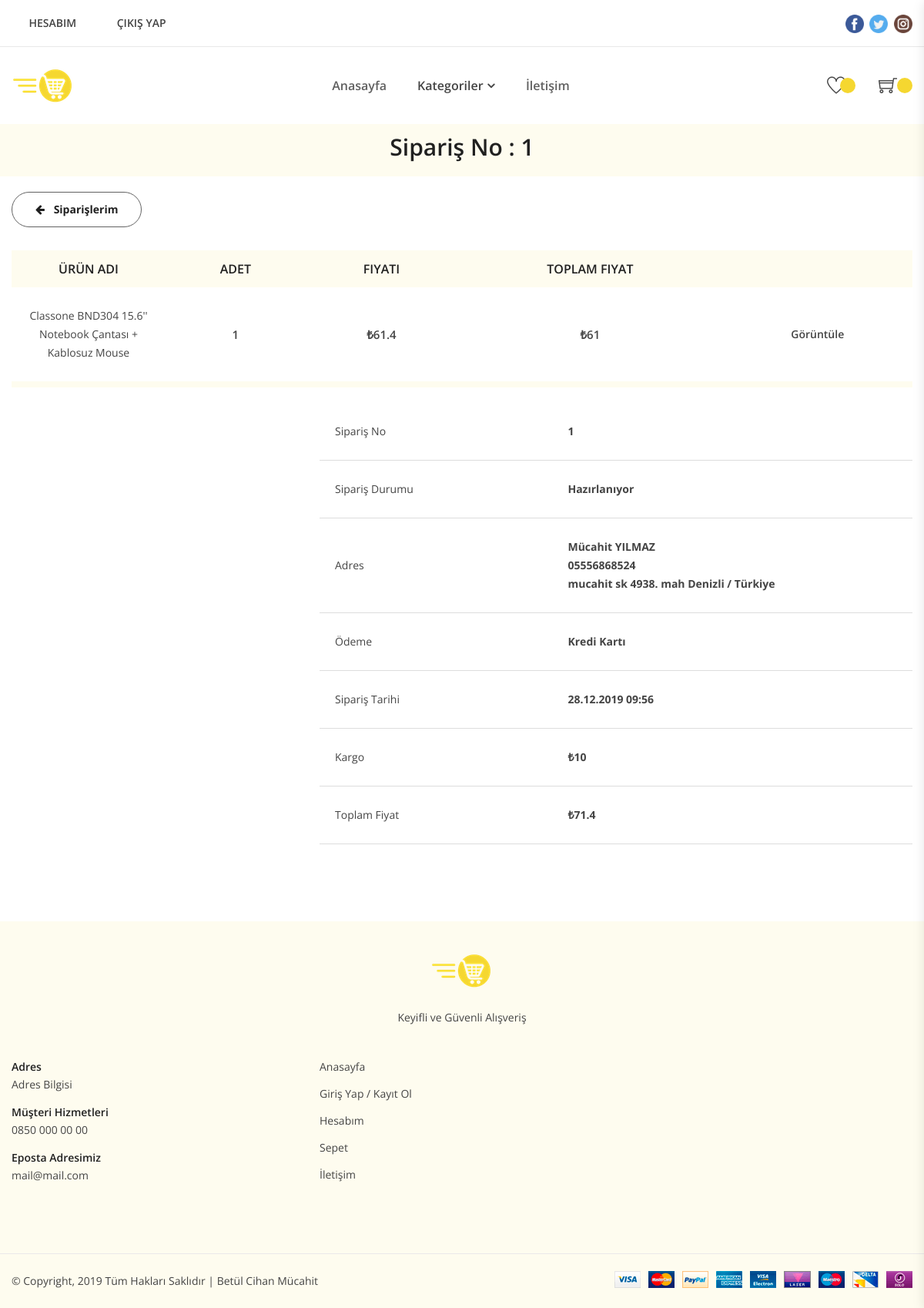
Screenshot of /hesabim/siparis/1 (signed in) with the database file from the repository.
### app.py (models this page shows)
    class Order(db.Model):
        __tablename__ = 'orders'
        id = db.Column(db.Integer(), primary_key=True)
        user_id = db.Column(db.Integer(), db.ForeignKey('users.id'), nullable=True)
        user = db.relationship('User', backref='orders')
        total = db.Column(db.Float(), nullable=False, server_default='0')
        address = db.Column(db.String(200), nullable=False, server_default='')
        payment = db.Column(db.String(60), nullable=False, server_default='Nakit Ödeme')
        status = db.Column(db.String(60), server_default='Hazırlanıyor')
        create = db.Column(db.DateTime(), nullable=False, default=datetime.utcnow)

    class OrderItem(db.Model):
        __tablename__ = 'order_items'
        id = db.Column(db.Integer(), primary_key=True)
        name = db.Column(db.String(255), index=True, nullable=False)
        price = db.Column(db.Float(), index=True, nullable=False)
        quantity = db.Column(db.Integer(), index=True, nullable=False)
        order_id = db.Column(db.Integer(), db.ForeignKey('orders.id'), nullable=False)
        order = db.relationship('Order', backref='order_items')
        product_id = db.Column(db.Integer(), db.ForeignKey('products.id'), nullable=False)
        product = db.relationship('Product', backref='order_items')
        cretae = db.Column(db.DateTime(), nullable=False, default=datetime.utcnow)

    class Product(db.Model):
        __tablename__ = 'products'
        id = db.Column(db.Integer(), primary_key=True)
        categories = db.relationship('Category', secondary='products_categories', backref='products')
        image = db.Column(db.String(255), nullable=False, server_default='')
        title = db.Column(db.String(255), nullable=False, server_default='')
        brief = db.Column(db.String(200), server_default='')
        description = db.Column(db.Text(), server_default='')
        price = db.Column(db.Integer(), nullable=False, server_default='')
        create = db.Column(db.DateTime(), default=datetime.utcnow, index=True, nullable=False)

### app.py (the view)
    @app.route('/hesabim/siparis/<id>')
    @login_required
    def hesabim_siparis_id(id):
        order_detail = Order.query.filter_by(id=int(id)).first()
        order_items = OrderItem.query.filter_by(order_id=int(order_detail.id)).all()
        return render_template('user/order-detail.html', order_detail = order_detail, order_items = order_items)

### templates/user/order-detail.html (shortened to what this page needs)
{% include 'header.html' %}
<div class="page-banner-section section">
    <div class="page-banner-wrap row row-0 d-flex align-items-center ">
        <div class="col-lg-12 col-12 order-lg-1 d-flex align-items-center justify-content-center">
            <div class="page-banner pt-20 pb-20">
                <h1>Sipariş No : {{order_detail.id}}</h1>
            </div>
        </div>
    </div>
</div>
<div class="login-section section mt-20 mb-40">
    <div class="container pt-0 pb-50">
      <a href="/hesabim/siparislerim" class="btn btn-circle hover-theme mt-0 mr-30 mb-30 text-capitalize"><i class="fa fa-arrow-left mr-2"></i> Siparişlerim</a>
      {% if order_items %}
      <div class="cart-table table-responsive mb-20">
        <table class="table">
            <thead>
                <tr>
                    <th class="pro-thumbnail pro-title">Ürün Adı</th>
                    <th class="pro-price">Adet</th>
                    <th class="pro-price">Fiyatı</th>
                    <th class="pro-price">Toplam Fiyat</th>
                    <th class="pro-remove"></th>
                </tr>
            </thead>
            <tbody>
                {% for item in order_items %}
                <tr>
                    <td class="pro-thumbnail pro-title">{{item.name}}</td>
                    <td class="pro-price"><span>{{item.quantity}}</span></td>
                    <td class="pro-price"><span>₺{{item.product.price}}</span></td>
                    <td class="pro-price"><span>₺{{item.product.price|int * item.quantity|int}}</span></td>
                    <td class="pro-remove"><a target="_blank" href="/urun/{{item.product.id}}/{{item.product.title}}">Görüntüle</a></td>
                </tr>
                {% endfor %}
            </tbody>
        </table>
      </div>
      {% endif %}
      {% if order_detail %}
      <div class="row mt-10 mb-10">
        <div class="col-lg-4"></div>
        <div class="col-lg-8">
          <div class="cart-table table-responsive mb-0">
            <table class="table border-0">
                <tbody>
                    <tr>
                        <td class="pro-title text-left">Sipariş No </td>
                        <td class="pro-title text-left"><b>{{order_detail.id}} </b></td>
                    </tr>
                    <tr>
                        <td class="pro-title text-left">Sipariş Durumu </td>
                        <td class="pro-title text-left"><b>{{order_detail.status}}</b></td>
                    </tr>
                    <tr>
                        <td class="pro-title text-left">Adres </td>
                        <td class="pro-title text-left"><b>{{order_detail.address | safe}} </b></td>
                    </tr>
                    <tr>
                        <td class="pro-title text-left">Ödeme </td>
                        <td class="pro-title text-left"><b>{{order_detail.payment}} </b></td>
                    </tr>
                    <tr>
                        <td class="pro-title text-left">Sipariş Tarihi </td>
                        <td class="pro-title text-left"><b>{{order_detail.create.strftime('%d.%m.%Y %H:%M')}} </b></td>
                    </tr>
                    <tr>
                        <td class="pro-title text-left">Kargo </td>
                        <td class="pro-title text-left"><b>{% if order_detail.total|int > 199.9 %}Ücretsiz{% else %}₺10{% endif %}</b></td>
                    </tr>
                    <tr>
                        <td class="pro-title text-left">Toplam Fiyat </td>
                        <td class="pro-title text-left"><b>₺{{order_detail.total}} </b></td>
                    </tr>
                </tbody>
            </table>
          </div>
        </div>
      </div>
      {% endif %}
    </div>
</div>
{% include 'footer.html' %}

### rows the page displays
Order: id "1", status "Hazırlanıyor", address "Mücahit YILMAZ 05556868524 mucahit sk 4938. mah Denizli / Türkiye", payment "Kredi Kartı", create "28.12.2019 09:56", total "71.4"
OrderItem: name "Classone BND304 15.6'' Notebook Çantası + Kablosuz Mouse", quantity "1", product.price "61.4", item.product.price|int*item.quantity|int "61"
